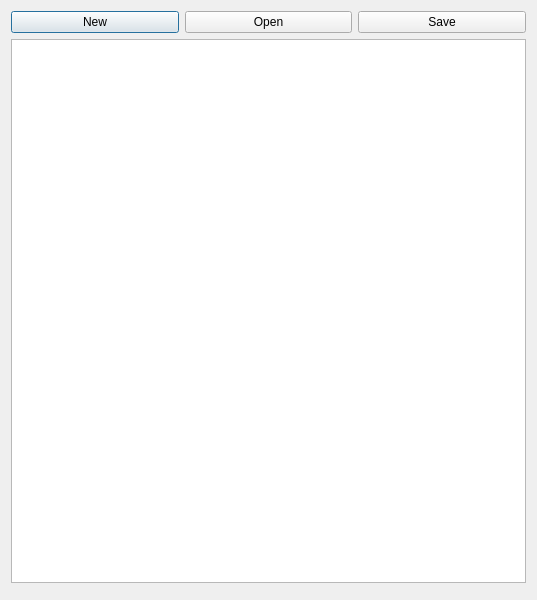
<?xml version="1.0" encoding="UTF-8"?>
<ui version="4.0">
 <class>Dialog</class>
 <widget class="QDialog" name="Dialog">
  <property name="geometry">
   <rect>
    <x>0</x>
    <y>0</y>
    <width>537</width>
    <height>600</height>
   </rect>
  </property>
  <property name="windowTitle">
   <string>Dialog</string>
  </property>
  <layout class="QVBoxLayout" name="verticalLayout">
   <item>
    <layout class="QHBoxLayout" name="horizontalLayout">
     <item>
      <widget class="QPushButton" name="btnNew">
       <property name="text">
        <string>New</string>
       </property>
       <property name="icon">
        <iconset>
         <normalon>:/icons/file.png</normalon>
        </iconset>
       </property>
      </widget>
     </item>
     <item>
      <widget class="QPushButton" name="btnOpen">
       <property name="text">
        <string>Open</string>
       </property>
       <property name="icon">
        <iconset>
         <normalon>:/icons/folder.png</normalon>
        </iconset>
       </property>
      </widget>
     </item>
     <item>
      <widget class="QPushButton" name="btnSave">
       <property name="text">
        <string>Save</string>
       </property>
       <property name="icon">
        <iconset>
         <normalon>:/icons/disk.png</normalon>
        </iconset>
       </property>
      </widget>
     </item>
    </layout>
   </item>
   <item>
    <widget class="QPlainTextEdit" name="plainTextEdit"/>
   </item>
   <item>
    <widget class="QDialogButtonBox" name="buttonBox">
     <property name="standardButtons">
      <set>QDialogButtonBox::NoButton</set>
     </property>
    </widget>
   </item>
  </layout>
 </widget>
 <resources/>
 <connections/>
</ui>
